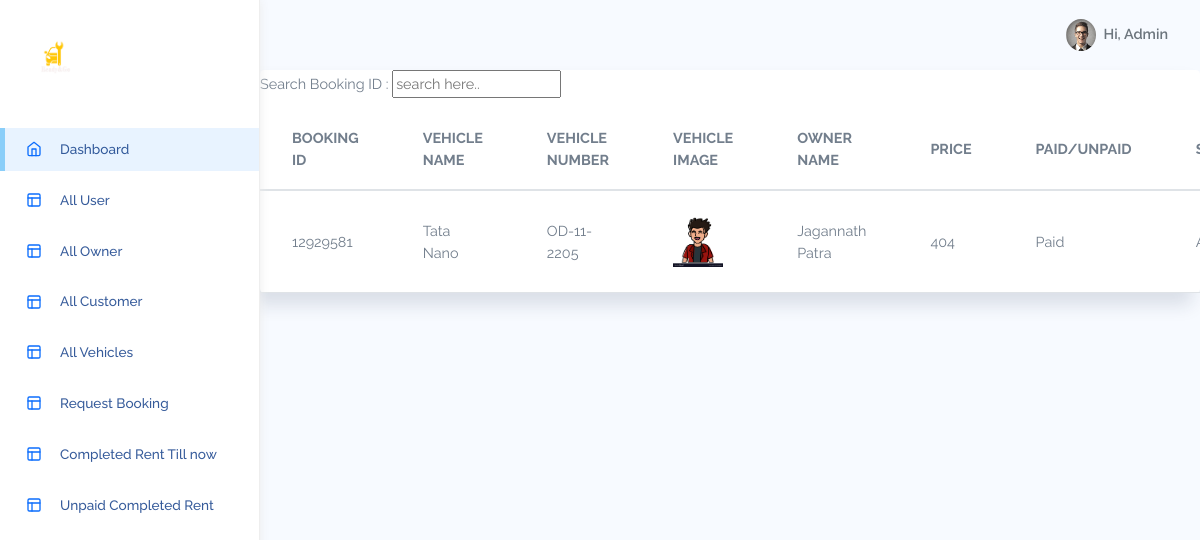
The app's page /track-vehicle/ (signed in) with its own data.
### Admin/models.py (models this page shows, shortened)
class RentVehicle(models.Model):
    STATUS = (
        ('Pending','Pending'),
        ('Approved', 'Approved'),
        ('Rejected', 'Rejected'),
        ('On Rent', 'On Rent'),
        ('Completed Rent','Completed Rent')
    )
    PAID_STATUS = (
        ('UnPaid', 'UnPaid'),
        ('Paid', 'Paid')
    )
    def BookingId():
        return int(random.randint(10000000,99999999))
    user = models.ForeignKey(UserProfile, on_delete=models.CASCADE)
    vehicle = models.ForeignKey(Vehicle, on_delete=models.CASCADE)
    booking_id = models.IntegerField(default=BookingId)
    aadhar_number = models.BigIntegerField()
    id_proof = models.ImageField()
    book_day = models.SmallIntegerField()
    book_from = models.DateField()
    book_to = models.DateField()
    total_price = models.IntegerField(null=True)
    paid_status = models.CharField(max_length=15, choices=PAID_STATUS, default="UnPaid")
    status = models.CharField(max_length=15, choices=STATUS, default='Pending')
    created_at = models.DateTimeField(auto_now_add=True)
    updated_at = models.DateTimeField(auto_now=True)

class Vehicle(models.Model):
    STATUS = (
        ('Not Available', 'Not Available'),
        ('Available','Available')
    )
    user = models.ForeignKey(UserProfile, on_delete=models.CASCADE)
    vehicle_type = models.ForeignKey(VehicleType, on_delete=models.CASCADE)
    vehiclenumber = models.CharField(max_length=255)
    name = models.CharField(max_length=255)
    image = models.ImageField()
    price_per_day = models.IntegerField()
    status = models.CharField(max_length=15, choices=STATUS, default='Available')
    created_at = models.DateTimeField(auto_now_add=True)
    updated_at = models.DateTimeField(auto_now=True)

class UserProfile(models.Model):
    USER_TYPES = [
        ('Owner', 'Owner'),
        ('Admin', 'Admin'),
        ('Public', 'Public'),
    ]
    user=models.ForeignKey(User,on_delete=models.CASCADE)
    profilePicture = models.ImageField(blank=True, null=True)
    contact_No = models.IntegerField()
    dob = models.DateField(null=True, blank=True)
    address = models.TextField(null=True, blank=True)
    userType = models.CharField(max_length=15, choices=USER_TYPES, default='Public')
    created_at = models.DateTimeField(auto_now_add=True)
    updated_at = models.DateTimeField(auto_now=True)

### Admin/views.py (the view)
# urls.py: path('track-vehicle/', TrackVehicle, name='track-vehicle'),
def TrackVehicle(request):
    if not request.user.is_authenticated:
        return redirect('login')
    u = UserProfile.objects.get(user=request.user)
    if u.userType == "Admin":
        v = RentVehicle.objects.all().exclude(status="Completed Rent").order_by('-id')
    elif u.userType == "Owner":
        v = RentVehicle.objects.filter(vehicle__user=u).order_by('-id')
    else:
        v = RentVehicle.objects.filter(user=u).order_by('-id')
    if request.method == "POST":
        search = request.POST.get('search')
        v = RentVehicle.objects.filter(booking_id__icontains=search)
    page = request.GET.get('page', 1)
    paginator = Paginator(v, 10)
    try:
        v = paginator.page(page)
    except PageNotAnInteger:
        v = paginator.page(1)
    except EmptyPage:
        v = paginator.page(paginator.num_pages)
    return render(request, 'track.html', {'vehicle':v})

### Admin/templates/track.html (shortened to what this page needs)
{% extends 'adminbase.html' %}
{% block content %}
{% load static %}
<div class="row">
    <div class="col-12">
        <div class="card">
            <form action="/track-vehicle/" method="POST">
                <label>Search Booking ID : </label>
                <input class="form-group" placeholder="search here.." type="text" name="search" />
            </form>
            <div class="card-content">
                <div class="table-responsive">
                    <table class="table table-hover mb-0">
                        <thead>
                            <tr>
                                <th style="width: 10px;">BOOKING ID</th>
                                <th style="width: 10px;">VEHICLE NAME</th>
                                <th style="width: 30px;">VEHICLE NUMBER</th>
                                <th style="width: 10px;">VEHICLE IMAGE</th>
                                <th style="width: 10px;">OWNER NAME</th>
                                <th style="width: 10px;">PRICE</th>
                                <th style="width: 10px;">PAID/UNPAID</th>
                                <th>STATUS</th>
                            </tr>
                        </thead>
                        <tbody>
                            {% if vehicle %}
                            {% for v in vehicle %}
                            <tr>
                                <td class="text-bold-500" style="width: 10px;">{{v.booking_id}}</td>
                                <td class="text-bold-500" style="width: 30px;">{{v.vehicle.name}}</td>
                                <td class="text-bold-500" style="width: 30px;">{{v.vehicle.vehiclenumber}}</td>
                                <td>
                                    {% if v.vehicle.image %}
                                    <a href="{{v.vehicle.image.url}}" target="_blank">
                                        <img src="{{v.vehicle.image.url}}" height="50" width="50" />
                                    </a>
                                    {% else %}
                                    No Image Added
                                    {% endif %}
                                </td>
                                <td style="width: 20px;">{{v.vehicle.user.user.first_name}}
                                    {{v.vehicle.user.user.last_name}}</td>
                                <td style="width: 10px;">{{v.total_price}}</td>
                                <td style="width: 10px;">{{v.paid_status}}</td>
                                <td style="width: 10px;">{{v.status}}</td>
                            </tr>
                            {% endfor %}
                            {% else %}
                            No Vehicle Added yet
                            {% endif %}
                        </tbody>
                    </table>
                </div>
            </div>
        </div>
    </div>
</div>
<footer>
</footer>
</div>
{% endblock %}

### Admin/templates/adminbase.html (shortened to what this page needs)
<!DOCTYPE html>
<html lang="en">
{% load static %}
<head>
    <link rel="stylesheet" href="{% static 'AdminStatic/assets/css/bootstrap.css' %}">
    <link rel="stylesheet" href="{% static 'AdminStatic/assets/css/font-awesome.min.css' %}">
    <link rel="stylesheet" href="{% static 'AdminStatic/assets/vendors/chartjs/Chart.min.css' %}">
    <link rel="stylesheet" href="{% static 'AdminStatic/assets/vendors/perfect-scrollbar/perfect-scrollbar.css' %}">
    <link rel="stylesheet" href="{% static 'AdminStatic/assets/css/app.css' %}">
<body>
    <div id="app">
        <div id="sidebar" class='active'>
            <div class="sidebar-wrapper active">
                <div class="sidebar-header">
                    <img src="{% static 'AdminStatic/assets/images/logo2.png' %}" alt="" srcset="">
                </div>
                <div class="sidebar-menu">
                    <ul class="menu">
                        <li class="sidebar-item active ">
                            <a href="/dashboard/" class='sidebar-link'>
                                <i data-feather="home" width="20"></i>
                                <span>Dashboard</span>
                            </a>
                        </li>
                        {% if request.user.userprofile_set.first.userType == "Admin" %}
                        <li class="sidebar-item  ">
                            <a href="/users/" class='sidebar-link'>
                                <i data-feather="layout" width="20"></i>
                                <span>All User</span>
                            </a>
                        </li>
                        <li class="sidebar-item  ">
                            <a href="/all-owner/" class='sidebar-link'>
                                <i data-feather="layout" width="20"></i>
                                <span>All Owner</span>
                            </a>
                        </li>
                        <li class="sidebar-item  ">
                            <a href="/all-public/" class='sidebar-link'>
                                <i data-feather="layout" width="20"></i>
                                <span>All Customer</span>
                            </a>
                        </li>
                        <li class="sidebar-item  ">
                            <a href="/total-vehicle/" class='sidebar-link'>
                                <i data-feather="layout" width="20"></i>
                                <span>All Vehicles</span>
                            </a>
                        </li>
                        <li class="sidebar-item  ">
                            <a href="/track-vehicle/" class='sidebar-link'>
                                <i data-feather="layout" width="20"></i>
                                <span>Request Booking</span>
                            </a>
                        </li>
                        <li class="sidebar-item  ">
                            <a href="/completed-rent/" class='sidebar-link'>
                                <i data-feather="layout" width="20"></i>
                                <span>Completed Rent Till now</span>
                            </a>
                        </li>
                        <li class="sidebar-item  ">
                            <a href="/unpaid-completed-rent/" class='sidebar-link'>
                                <i data-feather="layout" width="20"></i>
                                <span>Unpaid Completed Rent</span>
                            </a>
                        </li>
                        {% endif %}
                    </ul>
                </div>
            </div>
        </div>
        </div>
    <div id="main">
        <nav class="navbar navbar-header navbar-expand navbar-light">
            <div class="collapse navbar-collapse" id="navbarSupportedContent">
                <ul class="navbar-nav d-flex align-items-center navbar-light ml-auto">
                    <li class="dropdown">
                        <a href="#" data-toggle="dropdown" class="nav-link dropdown-toggle nav-link-lg nav-link-user">
                            <div class="avatar mr-1">
                                {% if request.user.userprofile_set.first.profilePicture %}
                                <img src="{{request.user.userprofile_set.first.profilePicture.url}}" alt="" srcset="">
                                {% else %}
                                <img src="{% static 'AdminStatic/assets/images/avatar/avatar-s-1.png' %}" alt=""
                                    srcset="">
                                {% endif %}
                            </div>
                            <div class="d-none d-md-block d-lg-inline-block">Hi, {{request.user.first_name}}</div>
                        </a>
                    </li>
                </ul>
            </div>
        </nav>
        {% block content %}{% endblock %}
</body>
</html>

### Admin/static/AdminStatic/assets/css/app.css (style rules this page uses)
* { font-family: "Raleway"; }
#app { position: relative; }
#main { margin-left: 260px; background-color: #F7FAFF; min-height: 100vh; transition: margin-left 0.6s ease-out; }
a { text-decoration: none; outline: 0; }
svg.feather, i { font-size: 14px; height: 1rem; }
footer { padding: 1rem 1.5rem; }
.avatar { display: inline-flex; border-radius: 50%; text-align: center; vertical-align: middle; position: relative; }
.avatar img { width: 32px; height: 32px; border-radius: 50%; }
.dropdown-toggle:after { color: #fff; }
.form-group { margin-bottom: 0.7rem; }
#sidebar.active .sidebar-wrapper { left: 0; }
.sidebar-wrapper { width: 260px; height: 100vh; position: fixed; top: 0; z-index: 10; background-color: #fff; bottom: 0; border-right: 1px solid #eee; box-shadow: 0 0 10px #ececec; left: -260px; transition: left 0.6s ease-out; }
.sidebar-wrapper .sidebar-header { padding: 2rem 2rem 1rem; font-size: 2rem; font-weight: bold; }
.sidebar-wrapper .sidebar-header img { height: 2.5rem; }
.sidebar-wrapper .menu { padding-left: 0; margin-top: 2rem; }
.sidebar-wrapper .menu .sidebar-link { display: block; padding: 0.7rem 1.5rem; font-size: 0.85rem; display: flex; align-items: center; transition: all 0.5s; }
.sidebar-wrapper .menu .sidebar-link > span { color: #053382; font-weight: 500; margin-left: 1rem; opacity: 0.8; }
.sidebar-wrapper .menu .sidebar-item { list-style: none; margin-top: 0.5rem; position: relative; }
.sidebar-wrapper .menu .sidebar-item.active .sidebar-link { background-color: #e8f3ff; }
.sidebar-wrapper .menu .sidebar-item.active .sidebar-link:before { content: ""; position: absolute; left: 0; height: 100%; top: 0; bottom: 0; background-color: rgba(46, 170, 244, 0.5); width: 5px; }
.card { box-shadow: -8px 12px 18px 0 rgba(25, 42, 70, 0.13); margin-bottom: 2.2rem; }
.card .card-content { position: relative; }
.navbar { height: 70px; padding: 1.5rem; }
.navbar .nav-link-user img { width: 30px; }
.navbar.navbar-header li { display: flex; align-items: center; }
.navbar.navbar-header .dropdown > a { color: #6c757d; font-weight: 600; }
.navbar.navbar-header .dropdown > a:after { display: none; }
.table td, .dataTable-table td, .table thead th, .dataTable-table thead th { vertical-align: middle; }
.table thead th, .dataTable-table thead th { border-bottom: 2px solid #475F7B; }

### records on screen
RentVehicle: booking_id "12929581", vehicle.name "Tata Nano", vehicle.vehiclenumber "OD-11-2205", vehicle.image (picture), vehicle.user.user.first_name "Jagannath", vehicle.user.user.last_name "Patra", total_price "404", paid_status "Paid"

### other values on screen
{{ request.user.first_name }} "Admin"
